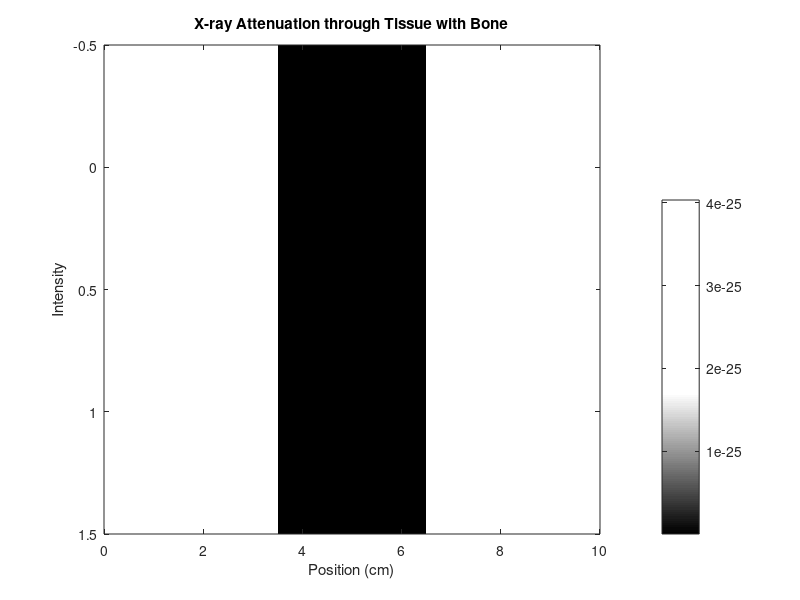

Here is the MATLAB script that generated this plot:
% X-ray Attenuation through Tissue with Bone
% This script calculates and visualizes the attenuation of X-rays as they pass through
% a 10 cm thick tissue sample containing a 3 cm diameter bone.
%
% Author: Muhammad Elarbi
% Email: elarbi.m@northeastern.edu
% Date Created: May 13, 2024
% Last Modified: May 14, 2024
% Course: EECE 4649: Biomedical Imaging
% Instructor: Charles A. DiMarzio
%
% Usage:
% This script models the attenuation of X-ray beams through a tissue sample with an embedded bone.
% Run the script in MATLAB to view the output in the Command Window.

% Define parameters
tissue_thickness = 10; % cm
bone_diameter = 3; % cm
soft_tissue_mu = 5.7028; % cm^-1
bone_mu = 54.7392; % cm^-1
I0 = 1; % Initial intensity (assumed to be 1 for simplicity)

% Create x positions from 0 to 10 cm
x = linspace(0, tissue_thickness, 1000);

% Initialize attenuation array
attenuation = zeros(size(x));

% Calculate attenuation for each position
for i = 1:length(x)
    if x(i) >= (tissue_thickness - bone_diameter) / 2 && x(i) <= (tissue_thickness + bone_diameter) / 2
        % Passes through bone
        attenuation(i) = I0 * exp(-bone_mu * bone_diameter - soft_tissue_mu * (tissue_thickness - bone_diameter));
    else
        % Passes through soft tissue only
        attenuation(i) = I0 * exp(-soft_tissue_mu * tissue_thickness);
    end
end

% Plot the result
figure;
imagesc(x, [0 1], attenuation);
colormap('gray');
colorbar;
xlabel('Position (cm)');
ylabel('Intensity');
title('X-ray Attenuation through Tissue with Bone');
